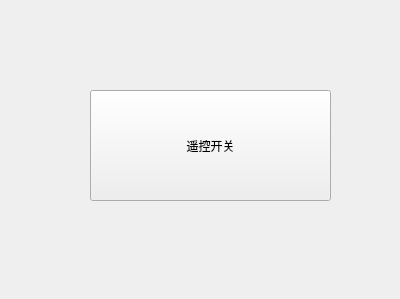
<?xml version="1.0" encoding="UTF-8"?>
<ui version="4.0">
 <class>Window_Demo</class>
 <widget class="QWidget" name="Window_Demo">
  <property name="geometry">
   <rect>
    <x>0</x>
    <y>0</y>
    <width>400</width>
    <height>299</height>
   </rect>
  </property>
  <property name="windowTitle">
   <string>Window_Demo</string>
  </property>
  <widget class="QPushButton" name="pushButton">
   <property name="geometry">
    <rect>
     <x>90</x>
     <y>90</y>
     <width>241</width>
     <height>111</height>
    </rect>
   </property>
   <property name="text">
    <string>遥控开关</string>
   </property>
  </widget>
 </widget>
 <resources/>
 <connections/>
</ui>
